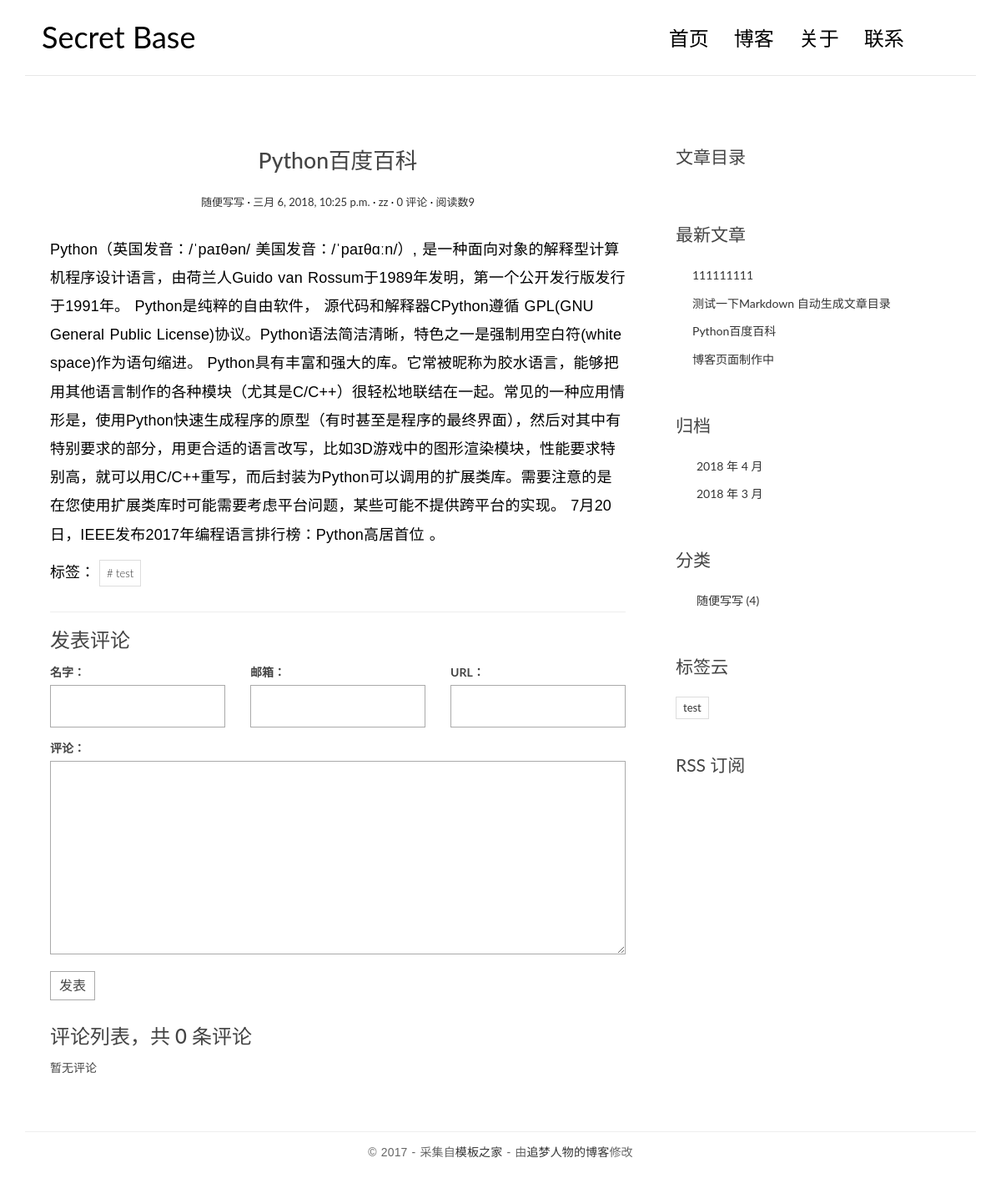
The app's page /post/2/ with its own data.
### blog/models.py (models this page shows, shortened)
class Post(models.Model):
    title = models.CharField(max_length=70)
    body = models.TextField()
    created_time = models.DateTimeField()
    modified_time = models.DateTimeField()
    excerpt = models.CharField(max_length=200, blank=True)
    views = models.PositiveIntegerField(default=0)
    category = models.ForeignKey(Category, on_delete=models.CASCADE)
    tags = models.ManyToManyField(Tag, blank=True)
    author = models.ForeignKey(User, on_delete=models.CASCADE)
    def get_absolute_url(self):
        return reverse('blog:detail', kwargs={'pk': self.pk})
    class Meta:
        ordering = ['-created_time']
    def increase_views(self):
        self.views += 1
        self.save(update_fields=['views'])
    def save(self, *args, **kwargs):
        if not self.excerpt:
            md = markdown.Markdown(extensions=[
                'markdown.extensions.extra',
                'markdown.extensions.codehilite',
            ])
            self.excerpt = strip_tags(md.convert(self.body))[:54]
        super(Post, self).save(*args, **kwargs)

class Category(models.Model):
    name = models.CharField(max_length=100)

class Tag(models.Model):
    name = models.CharField(max_length=100)

### blog/views.py (the view)
# urls.py: url(r'^post/(?P<pk>[0-9]+)/$', views.PostDetailView.as_view(), name='detail'),
class PostDetailView(DetailView):
    model = Post
    template_name = 'blog/detail.html'
    context_object_name = 'post'
    def get(self, request, *args, **kwargs):
        response = super(PostDetailView, self).get(request, *args, **kwargs)
        self.object.increase_views()
        return response
    def get_object(self, queryset=None):
        post = super(PostDetailView, self).get_object(queryset=None)
        md = markdown.Markdown(extensions=[
            'markdown.extensions.extra',
            'markdown.extensions.codehilite',
            TocExtension(slugify=slugify),
        ])
        post.body = md.convert(post.body)
        post.toc = md.toc
        return post
    def get_context_data(self, **kwargs):
        context = super(PostDetailView, self).get_context_data(**kwargs)
        form = CommentForm()
        comment_list = self.object.comment_set.all()
        context.update({
            'form': form,
            'comment_list': comment_list
        })
        return context

### comments/forms.py
class CommentForm(forms.ModelForm):
    class Meta:
        model = Comment
        fields = ['name', 'email', 'url', 'text']

### blog/templatetags/blog_tags.py (called while the page is built)
@register.simple_tag
def get_recent_posts(num=5):
    return Post.objects.all().order_by('-created_time')[:num]

@register.simple_tag
def archives():
    return Post.objects.dates('created_time', 'month', order='DESC')

@register.simple_tag
def get_categories():
    return Category.objects.annotate(num_posts=Count('post')).filter(num_posts__gt=0)

@register.simple_tag
def get_tags():
    return Tag.objects.annotate(num_posts=Count('post')).filter(num_posts__gt=0)

### templates/blog/detail.html (shortened to what this page needs)
{% extends 'base.html' %}
{% block main %}
    <article class="post post-{{ post.pk }}">
        <header class="entry-header">
            <h1 class="entry-title">{{ post.title }}</h1>
            <div class="entry-meta">
                <span class="post-category"><a href="#">{{ post.category.name }}</a></span>
                <span class="post-date"><a href="#"><time class="entry-date"
                                                          datetime="{{ post.created_time }}">{{ post.created_time }}</time></a></span>
                <span class="post-author"><a href="#">{{ post.author }}</a></span>
                <span class="comments-link"><a href="{{ post.get_absolute_url }}#comment-area">{{ post.comment_set.count }} 评论</a></span>
                <span class="views-count"><a href="#">阅读数{{ post.views }}</a></span>
            </div>
        </header>
        <div class="entry-content clearfix">
            {{ post.body|safe }}
            <div class="widget-tag-cloud">
                <ul>
                    标签：
                    {% for tag in post.tags.all %}
                        <li><a href="{% url 'blog:tag' tag.pk %}"># {{ tag.name }}</a></li>
                    {% endfor %}
                </ul>
            </div>
        </div>
    </article>
    <section class="comment-area" id="comment-area">
        <hr>
        <h3>发表评论</h3>
        <form action="{% url 'comments:post_comment' post.pk %}" method="post" class="comment-form">
            <div class="row">
                <div class="col-md-4">
                    <label for="{{ form.name.id_for_label }}">名字：</label>
                    {{ form.name }}
                </div>
                <div class="col-md-4">
                    <label for="{{ form.email.id_for_label }}">邮箱：</label>
                    {{ form.email }}
                </div>
                <div class="col-md-4">
                    <label for="{{ form.url.id_for_label }}">URL：</label>
                    {{ form.url }}
                </div>
                <div class="col-md-12">
                    <label for="{{ form.text.id_for_label }}">评论：</label>
                    {{ form.text }}
                    <button type="submit" class="comment-btn">发表</button>
                </div>
            </div>
        </form>
        <div class="comment-list-panel">
            <h3>评论列表，共 <span>{{ post.comment_set.count }}</span> 条评论</h3>
            <ul class="comment-list list-unstyled">
                {% for comment in comment_list %}
                    <li class="comment-item">
                        <span class="nickname">{{ comment.name }}</span>
                        <time class="submit-date"
                              datetime="{{ comment.created_time }}">{{ comment.created_time }}</time>
                        <div class="text">
                            {{ comment.text }}
                        </div>
                    </li>
                {% empty %}
                    暂无评论
                {% endfor %}
            </ul>
        </div>
    </section>
{% endblock main %}
{% block toc %}
    <div class="widget widget-content">
        <h3 class="widget-title">文章目录</h3>
    </div>
{% endblock toc %}

### templates/base.html (shortened to what this page needs)
{% load staticfiles %}
{% load blog_tags %}
<!DOCTYPE html>
<html>
<head>
    <link rel="stylesheet" href="http://code.ionicframework.com/ionicons/2.0.1/css/ionicons.min.css">
    <link rel="stylesheet" href="{% static 'blog/css/bootstrap.min.css' %}">
    <link rel="stylesheet" href="{% static 'blog/css/pace.css' %}">
    <link rel="stylesheet" href="{% static 'blog/css/custom.css' %}">
    <link rel="stylesheet" href="{% static 'blog/css/highlights/github.css' %}">
</head>
<body>
<div class="container">
    <header id="site-header">
        <div class="row">
            <div class="col-md-4 col-sm-5 col-xs-8">
                <div class="logo">
                    <h1><a href="{% url 'blog:index' %}"><b>Secret Base</b></a></h1>
                </div>
            </div>
            <div class="col-md-8 col-sm-7 col-xs-4">
                <nav class="main-nav" role="navigation">
                    <div class="collapse navbar-collapse" id="bs-example-navbar-collapse-1">
                        <ul class="nav navbar-nav navbar-right">
                            <li class="cl-effect-11"><a href="{% url 'blog:index' %}" data-hover="首页">首页</a></li>
                            <li class="cl-effect-11"><a href="#" data-hover="博客">博客</a></li>
                            <li class="cl-effect-11"><a href="#" data-hover="关于">关于</a></li>
                            <li class="cl-effect-11"><a href="#" data-hover="联系">联系</a></li>
                        </ul>
                    </div>
                </nav>
            </div>
        </div>
    </header>
</div>
<div class="content-body">
    <div class="container">
        <div class="row">
            <main class="col-md-8">
                {% block main %}
                {% endblock main %}
            </main>
            <aside class="col-md-4">
                {% block toc %}
                {% endblock toc %}
                <div class="widget widget-recent-posts">
                    <h3 class="widget-title">最新文章</h3>
                    {% get_recent_posts as recent_post_list %}
                    <ul>
                        {% for post in recent_post_list %}
                            <li>
                                <a href="{{ post.get_absolute_url }}">{{ post.title }}</a>
                            </li>
                        {% empty %}
                            暂无文章！
                        {% endfor %}
                    </ul>
                </div>
                <div class="widget widget-archives">
                    <h3 class="widget-title">归档</h3>
                    {% archives as date_list %}
                    <ul>
                        {% for date in date_list %}
                            <li>
                                <a href="{% url 'blog:archives' date.year date.month %}">{{ date.year }}
                                    年 {{ date.month }} 月</a>
                            </li>
                        {% empty %}
                            暂无归档！
                        {% endfor %}
                    </ul>
                </div>
                <div class="widget widget-category">
                    <h3 class="widget-title">分类</h3>
                    {% get_categories as category_list %}
                    <ul>
                        {% for category in category_list %}
                            <li>
                                <a href="{% url 'blog:category' category.pk %}">{{ category.name }} <span
                                        class="post-count">({{ category.num_posts }})</span></a>
                            </li>
                        {% empty %}
                            暂无分类！
                        {% endfor %}
                    </ul>
                </div>
                <div class="widget widget-tag-cloud">
                    <h3 class="widget-title">标签云</h3>
                    {% get_tags as tag_list %}
                    <ul>
                        {% for tag in tag_list %}
                            <li>
                                <a href="{% url 'blog:tag' tag.pk %}">{{ tag.name }}</a>
                            </li>
                        {% empty %}
                            暂无标签！
                        {% endfor %}
                    </ul>
                </div>
                <div class="rss">
                    <a href="{% url 'rss' %}"> RSS 订阅</a>
                </div>
            </aside>
        </div>
    </div>
</div>
<footer id="site-footer">
    <div class="container">
        <div class="row">
            <div class="col-md-12">
                <p class="copyright">&copy 2017 - 采集自<a href="http://www.cssmoban.com/"
                                                        target="_blank" title="模板之家">模板之家</a>
                    - 由<a href="http://zmrenwu.com/" title="网页模板" target="_blank">追梦人物的博客</a>修改
                </p>
            </div>
        </div>
    </div>
</footer>
</body>
</html>

### blog/static/blog/css/custom.css (style rules this page uses)
* { outline: none; }
h1, h2, h3, h4, h5, h6 { margin-top: 0; }
b { font-weight: 400; }
a { color: #333; }
body { color: #444; font-family: 'Lato', sans-serif; }
p { font-family: 'Ubuntu', sans-serif; font-weight: 400; word-spacing: 1px; letter-spacing: 0.01em; }
#site-header { background-color: #FFF; padding: 25px 20px; margin-bottom: 40px; border-bottom: 1px solid #e7e7e7; }
.logo h1 a { color: #000; }
.logo h1 { margin: 0; font-family: 'Lato', sans-serif; font-weight: 300; }
.main-nav { margin-top: 11px; max-width: 95%; }
.main-nav a { color: #000000 !important; padding: 0 0 5px 0 !important; margin-right: 30px; font-family: 'Lato', sans-serif; font-weight: 300; font-size: 24px; }
.cl-effect-11 a { padding: 10px 0; color: #0972b4; text-shadow: none; }
.cl-effect-11 a::before { position: absolute; top: 0; left: 0; overflow: hidden; padding: 0 0 5px 0 !important; max-width: 0; border-bottom: 1px solid #000; color: #000; content: attr(data-hover); white-space: nowrap; -webkit-transition: max-width 0.5s; -moz-transition: max-width 0.5s; transition: max-width 0.5s; }
.content-body { padding-bottom: 4em; }
.post { background: #fff; padding: 30px 30px 0; }
.entry-title { text-align: center; font-size: 1.9em; margin-bottom: 20px; line-height: 1.6; padding: 10px 20px 0; }
.entry-meta { text-align: center; color: #DDDDDD; font-size: 13px; margin-bottom: 30px; }
.entry-content { font-size: 18px; line-height: 1.9; font-weight: 300; color: #000; }
.post-category::after, .post-date::after, .post-author::after, .comments-link::after { content: ' ·'; color: #000; }
.widget { background: #fff; padding: 30px 0 0; }
.widget-title { font-size: 1.5em; margin-bottom: 20px; line-height: 1.6; padding: 10px 0 0; font-weight: 400; }
.widget-recent-posts ul { padding: 0; margin: 0; padding-left: 20px; }
.widget-recent-posts ul li { list-style-type: none; position: relative; line-height: 170%; margin-bottom: 10px; }
.widget-recent-posts ul li::before { content: '\f3d3'; font-family: "Ionicons"; position: absolute; left: -17px; top: 3px; font-size: 16px; color: #000; }
.widget-archives ul { padding: 0; margin: 0; padding-left: 25px; }
.widget-archives ul li { list-style-type: none; position: relative; line-height: 170%; margin-bottom: 10px; }
.widget-archives ul li::before { content: '\f3f3'; font-family: "Ionicons"; position: absolute; left: -25px; top: 1px; font-size: 16px; color: #000; }
.widget-category ul { padding: 0; margin: 0; padding-left: 25px; }
.widget-category ul li { list-style-type: none; position: relative; line-height: 170%; margin-bottom: 10px; }
.widget-category ul li::before { content: '\f3fe'; font-family: "Ionicons"; position: absolute; left: -25px; top: 1px; font-size: 18px; color: #000; }
.widget-tag-cloud ul { padding: 0; margin: 0; margin-right: -10px; }
.widget-tag-cloud ul li { list-style-type: none; font-size: 13px; display: inline-block; margin-right: 10px; margin-bottom: 10px; padding: 3px 8px; border: 1px solid #ddd; }
.rss { font-size: 21px; margin-top: 30px; }
.rss a { color: #444; }
#site-footer { padding-top: 10px; padding: 0 0 1.5em 0; }
.copyright { text-align: center; padding-top: 1em; margin: 0; border-top: 1px solid #eee; color: #666; }
.contact-form input, .comment-form input { border: 1px solid #aaa; margin-bottom: 15px; width: 100%; padding: 15px 15px; font-size: 16px; line-height: 100%; transition: 0.4s border-color linear; }
.contact-form textarea, .comment-form textarea { border: 1px solid #aaa; margin-bottom: 15px; width: 100%; padding: 15px 15px; font-size: 16px; line-height: 20px !important; min-height: 183px; transition: 0.4s border-color linear; }
.comment-area { padding: 0 30px 0; }
.comment-form { margin-top: 15px; }
.comment-form .comment-btn { background-color: #fff; border: 1px solid #aaa; font-size: 16px; padding: 5px 10px; }
.comment-list-panel { margin-top: 30px; }
.comment-list { margin-top: 15px; }

### records on screen
Post: title "Python百度百科", category.name "随便写写", created_time "三月 6, 2018, 10:25 p.m.", author "zz", comment_set.count "0", views "9", body "Python（英国发音：/ˈpaɪθən/ 美国发音：/ˈpaɪθɑːn/）, 是一种面向对象的解释型计算机程序设计语言，由荷兰人Guido van Rossum于1989年发明，第一个公开发行版发行于1991年。 Python是纯粹的自由软件， 源代码和解释器CPython遵循 GPL(GNU General Public License)协议。Python语法简洁清晰，特色之一是强制用空白符(white space)作为语句缩进。 Python具有丰富和强大的库。它常被昵称为胶水语言，能够把用其他语言制作的各种模块（尤其是C/C++）很轻松地联结在一起。常见的一种应用情形是，使用Python快速生成程序的原型（有时甚至是程序的最终界面），然后对其中有特别要求的部分，用更合适的语言改写，比如3D游戏中的图形渲染模块，性能要求特别高，就可以用C/C++重写，而后封装为Python可以调用的扩展类库。需要注意的是在您使用扩展类库时可能需要考虑平台问题，某些可能不提供跨平台的实现。 7月20日，IEEE发布2017年编程语言排行榜：Python高居首位 。"
Tag: name "test"
Post: title "111111111"
Post: title "测试一下Markdown 自动生成文章目录"
Post: title "博客页面制作中"
Category: name "随便写写", num_posts "4"

### other values on screen
{{ date.year }} "2018" "2018"
{{ date.month }} "4" "3"
